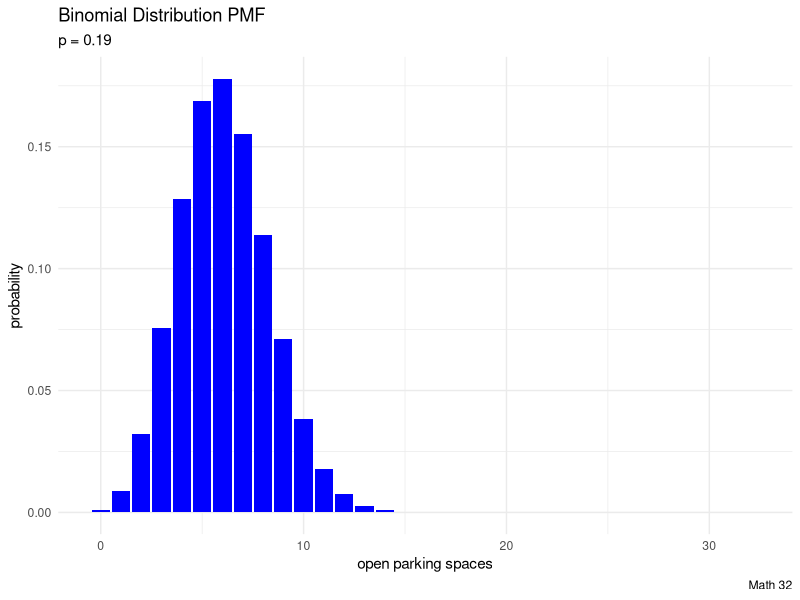
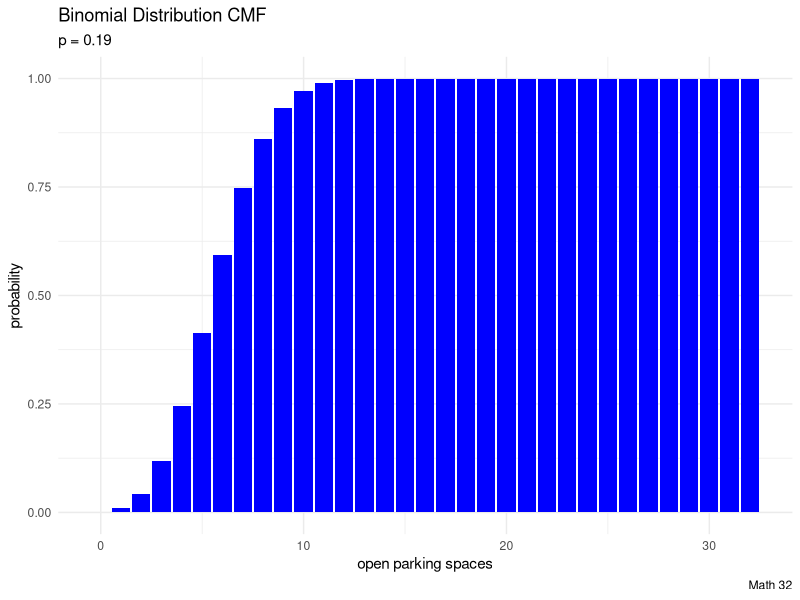

Generate these figures, in order, with R:
## ---- chunk 1
library("ggplot2")
## ---- chunk 2
n <- 32
p <- 0.19 #open, so 1-p = 0.81 for an occupied parking space
## ---- chunk 3
dbinom(4, n, p)
## ---- chunk 4
sum( dbinom(0:3, n, p) )
## ---- chunk 5
sum( dbinom(6:32, n, p) )
## ---- chunk 6
1 - dbinom(0, n, p)
## ---- chunk 7
probs <- dbinom(0:n, n, p)
df <- data.frame(probs)

ggplot(df, aes(x = 0:n, y = probs)) +
  geom_bar(stat = "identity", fill = "blue") +
  theme_minimal() +
  labs(title = "Binomial Distribution PMF",
       subtitle = "p = 0.19",
       caption = "Math 32",
       x = "open parking spaces",
       y = "probability")
## ---- chunk 8
probs <- pbinom(0:n, n, p) #note the change here compared to previous example
df <- data.frame(probs)

ggplot(df, aes(x = 0:n, y = probs)) +
  geom_bar(stat = "identity", fill = "blue") +
  theme_minimal() +
  labs(title = "Binomial Distribution CMF",
       subtitle = "p = 0.19",
       caption = "Math 32",
       x = "open parking spaces",
       y = "probability")
